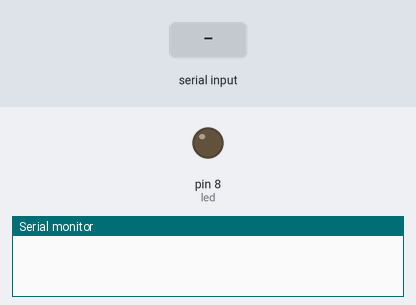
Bench run of a sketch on a simulated Arduino Uno, built with avr-gcc and run on an emulated ATmega328P. Shown: output pins drawn as LEDs (lit = HIGH), the last lines printed to the serial monitor. The inputs (shaded band) are chosen by the test bench.

Above: at 1.2 s.
1.3 s: "1" received over Serial
At 1.8 s:
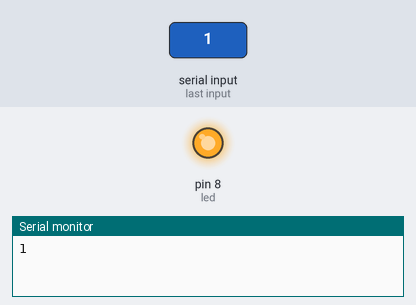
2.8 s: "0" received over Serial
At 4.2 s:
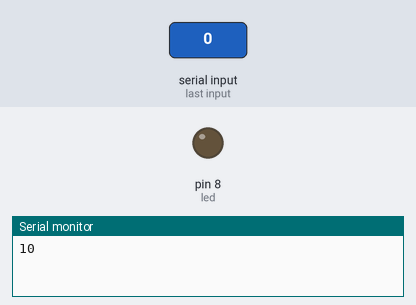
Timing chart, 0 to 5.8 s (numbered marks = the images above; inputs shaded):
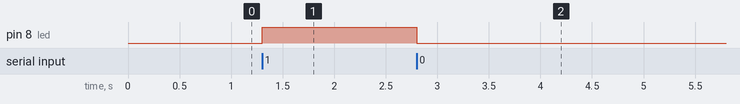

The sketch:

bluetooth_sensor_with_led.ino
```cpp
char data = 0; //Variable for storing received data
int led=8;
void setup()
{
    Serial.begin(9600); //Sets the baud for serial data transmission
    pinMode(led, OUTPUT); //Sets digital pin 13 as output pin
}
void loop()
{
   if(Serial.available() > 0)  // Send data only when you receive data:
   {
      data = Serial.read();        //Read the  incoming  data and store it into variable data
      Serial.print(data);          //Print Value inside data in Serial monitor
      if(data == '1')              // Checks whether value of data is equal to 1
         digitalWrite(led, HIGH);   //If value is 1 then LED turns ON
      else if(data == '0')         //  Checks  whether value of data is equal to 0
         digitalWrite(led, LOW);    //If value is 0 then LED turns OFF
   }
}
```

Measured:
- after the input at 1.3 s, pin 8 (led): LOW → HIGH at once
- after the input at 2.8 s, pin 8 (led): HIGH → LOW at once
